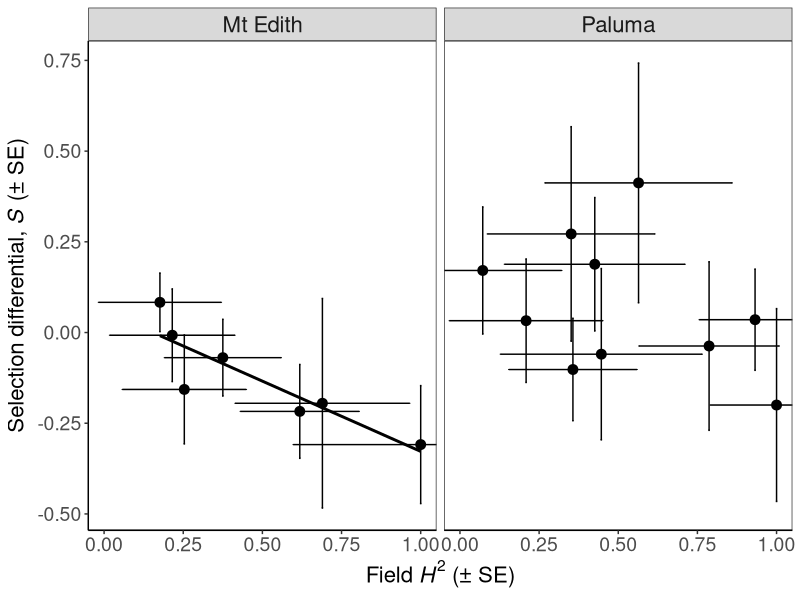
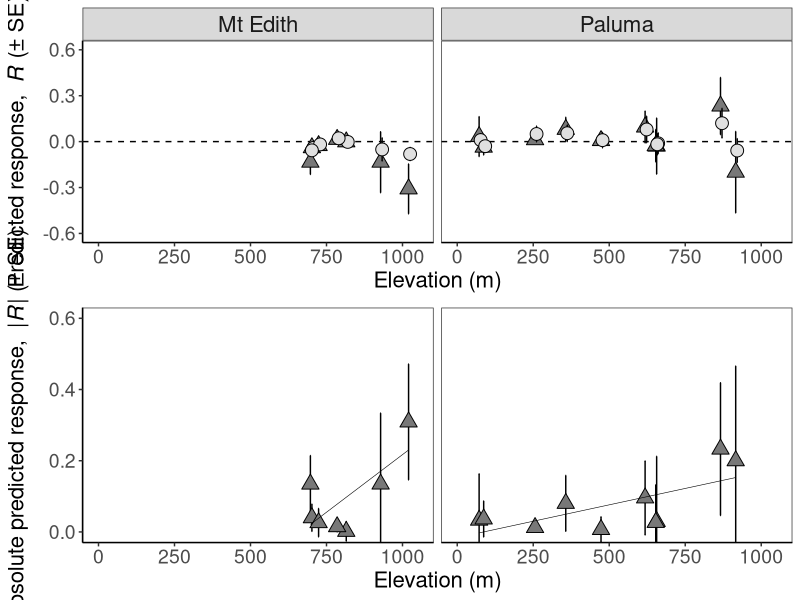

The R source for these figures, in order:


#Load packages

library(tidyverse)
library(lme4)
library(broom)
library(ggpubr)


#Load selection differential data 

Selection <- read.csv("Trait_selection_differentials.csv", header = TRUE, sep = ',')

#Limit to just wing size

Selection <- subset(Selection, Trait=="Wing size")

#Remove sites 71 and 72 because we don't have heritability data

Selection <- Selection %>%
  filter(Site!=71,
         Site!=72)

#Load field heritability of body size data

Field_heritability <- read.csv("WS_fieldH2.csv", header = TRUE, sep = ',')


#Make selection response data frame by combining the required columns of the selection and heritability data frames

SelectionWS <- Selection %>%
  select(Gradient, Site, Elevation, S, std.error, Nobs, No_lines) %>%
  rename(SE_S = std.error,
         Ncages_S = Nobs,
         Nlines_S = No_lines) 
  
SelectionWS$Gradient <- recode_factor(SelectionWS$Gradient, `Mt Edith` = "Danbulla",
                Paluma = "Paluma")

Field_heritabilityWS <- Field_heritability %>%
  select(Gradient, Site, Elevation, Field_H2, std.error, N) %>%
  rename(SE_H2 = std.error,
         Ncages_H2 = N)


Selection_response <- merge(SelectionWS, Field_heritabilityWS, by = c("Site", "Gradient", "Elevation"))



#Calculate selection response and standard errors

#Calculate selection response R as S*H2

Selection_response$R <- Selection_response$S * Selection_response$Field_H2


#Calculate upper and lower bounds of R using standard errors of S

Selection_response$R_upper <- (Selection_response$S + Selection_response$SE_S) * Selection_response$Field_H2
Selection_response$R_lower <- (Selection_response$S - Selection_response$SE_S) * Selection_response$Field_H2

#Also need to add columns with lab estimates of H2 for plotting

#Lab WS H2 estimates were: 0.262 at Mt Edith, 0.292 at Paluma

Selection_response_Danbulla <- Selection_response[Selection_response$Gradient=="Danbulla",]
Selection_response_Paluma <- Selection_response[Selection_response$Gradient=="Paluma",]

Selection_response_Danbulla$Lab_H2 <- 0.262
Selection_response_Paluma$Lab_H2 <- 0.292

Selection_response <- rbind(Selection_response_Danbulla, Selection_response_Paluma)



#Calculate lab selection response R_lab as S*H2

Selection_response$R_lab <- Selection_response$S * Selection_response$Lab_H2


#Calculate upper and lower bounds of R_lab using standard errors of S

Selection_response$R_lab_upper <- (Selection_response$S + Selection_response$SE_S) * Selection_response$Lab_H2
Selection_response$R_lab_lower <- (Selection_response$S - Selection_response$SE_S) * Selection_response$Lab_H2


#Test for linear relationship between magnitude of selection differential (WS) and estimated field heritability at each gradient

by_gradient <- group_by(Selection_response, Gradient)


WS_sel_heritability <- do(by_gradient,
                          glance(
                            lm(S ~ Field_H2, data = .)))
                            

WS_sel_heritability_coeffs <- do(by_gradient,
                                 tidy(
                                   lm(S ~ Field_H2, data = .)))
                                   

#Plot this
Selection_response$Gradient <- recode_factor(Selection_response$Gradient, Danbulla = "Mt Edith", Paluma = "Paluma")
Selection_response_Danbulla$Gradient <- recode_factor(Selection_response_Danbulla$Gradient, Danbulla = "Mt Edith", Paluma = "Paluma")
Selection_response_Paluma$Gradient <- recode_factor(Selection_response_Paluma$Gradient, Danbulla = "Mt Edith", Paluma = "Paluma")

WS_sel_heritability_plot <- ggplot(data = Selection_response, aes(x = Field_H2, y = S))+
  geom_errorbar(aes(x=Field_H2, ymin=S-SE_S, ymax=S+SE_S))+
  geom_errorbarh(aes(y=S, xmin=Field_H2-SE_H2, xmax=Field_H2+SE_H2))+
  geom_point(aes(x=Field_H2, y=S), size = 3, colour = "black", fill = "black")+
  facet_grid(cols=vars(Gradient))+
  coord_cartesian(xlim=c(0,1))+
  geom_smooth(data = Selection_response_Danbulla, aes(x = Field_H2, y = S), method = "lm", colour="black", se=FALSE)+
  theme_bw()+
  theme(panel.grid.major = element_blank(), panel.grid.minor = element_blank(), panel.background = element_blank(), axis.line=element_line(colour="black"))+
  theme(axis.title.x = element_text(size = 16),
        axis.text.x = element_text(size = 14),
        axis.title.y = element_text(size=16),
        axis.text.y = element_text(size = 14),
        strip.text.x = element_text(size = 16),
        legend.position = "none")+
  xlab(expression(paste("Field ", italic("H")^{"2"}, " (\u00B1 SE)")))+
  ylab(expression(paste("Selection differential, ", italic("S"), " (\u00B1 SE)")))

ggsave("Selection_heritability_plots.png", plot = WS_sel_heritability_plot, width = 30, height = 20, units = "cm", bg = "white")




#Test for linear relationship between field predicted selection response (WS) and elevation at each gradient

WS_field_response <- do(by_gradient,
                        glance(
                          lm(R ~ Elevation, data = .)))

WS_field_response_coeffs <- do(by_gradient,
                               tidy(
                                 lm(R ~ Elevation, data = .))) 


#Test for linear relationship between magnitude of field predicted selection response (WS) and elevation at each gradient


WS_abs_field_response <- do(by_gradient,
                        glance(
                          lm(abs(R) ~ Elevation, data = .)))

WS_abs_field_response_coeffs <- do(by_gradient,
                        tidy(
                          lm(abs(R) ~ Elevation, data = .))) 





#Plots of selection response along each gradient

#Lab & field wing size
dodge <- position_dodge(width = 2)


Plot_WS_response <-Selection_response %>%
  ggplot(aes(x=Elevation, y=R))+
  geom_hline(aes(yintercept=0), linetype="dashed")+
  geom_errorbar(aes(x=Elevation, ymin=R_lower, ymax=R_upper))+
  geom_point(aes(x=(Elevation), y=R), size = 4, shape = 24, fill = "gray47", colour = "black")+
  geom_errorbar(aes(x=(Elevation+5), y=R_lab, ymin=R_lab_lower, ymax=R_lab_upper))+
  geom_point(aes(x=(Elevation+5), y=R_lab), size = 4, shape = 21, fill = "gray88", colour = "black")+
  facet_grid(cols=vars(Gradient))+
  theme_bw()+
  theme(panel.grid.major = element_blank(), panel.grid.minor = element_blank(), panel.background = element_blank(), axis.line=element_line(colour="black"))+
  theme(legend.position = "right")+
  coord_cartesian(xlim=c(0, 1050), ylim=c(-0.6,0.6))+
  theme(axis.title.x = element_text(size = 16),
        axis.text.x = element_text(size = 14),
        axis.title.y = element_text(size=16),
        axis.text.y = element_text(size = 14),
        strip.text.x = element_text(size = 16),
        legend.position = "none")+
  xlab("Elevation (m)")+
  ylab(expression(paste("Predicted response,  ", italic("R"), " (\u00B1 SE)")))


#Plot elevation against absolute value of the selection response

#Need to calculate standard errors of absolute values of R

Selection_response$abs_R_lower <- Selection_response$Field_H2 * (abs(Selection_response$S)-Selection_response$SE_S)
Selection_response$abs_R_upper <- Selection_response$Field_H2 * (abs(Selection_response$S)+Selection_response$SE_S)


Plot_abs_WS_response <-Selection_response %>%
  ggplot(aes(x=Elevation, y=abs(R)))+
  # geom_hline(aes(yintercept=0), linetype="dashed")+
  geom_errorbar(aes(x=Elevation, ymin=abs_R_lower, ymax=abs_R_upper))+
  geom_point(aes(x=Elevation, y=abs(R)), size = 4, shape = 24, fill = "gray47", colour = "black")+
  # geom_errorbar(aes(x=(Elevation+5), y=abs(R_lab), ymin=min(abs(R_lab_lower), abs(R_lab_upper)), ymax=max(abs(R_lab_lower), abs(R_lab_upper))), position = dodge)+
  # geom_point(aes(x=(Elevation+5), y=abs(R_lab)), size = 4, shape = 21, fill = "gray88", colour = "black", position = dodge)+
  facet_grid(cols=vars(Gradient))+
  geom_smooth(method = "lm", se = FALSE, color = "black", size=0.2)+
  theme_bw()+
  theme(panel.grid.major = element_blank(), panel.grid.minor = element_blank(), panel.background = element_blank(), axis.line=element_line(colour="black"))+
  theme(legend.position = "right")+
  coord_cartesian(xlim=c(0, 1050), ylim=c(0,0.6))+
  theme(axis.title.x = element_text(size = 16),
        axis.text.x = element_text(size = 14),
        axis.title.y = element_text(size=16),
        axis.text.y = element_text(size = 14),
        strip.text.x = element_blank(),
        legend.position = "none")+
  xlab("Elevation (m)")+
  ylab(expression(paste("Absolute predicted response,  ", "|",italic("R"),"|", " (\u00B1 SE)")))

Elevation_selresponse_plots <- ggarrange(Plot_WS_response, Plot_abs_WS_response, nrow = 2, ncol = 1, align="v")

ggsave("Elevation_selresponse.png", plot = Elevation_selresponse_plots, width = 25, height = 25, units = "cm", bg = "white")